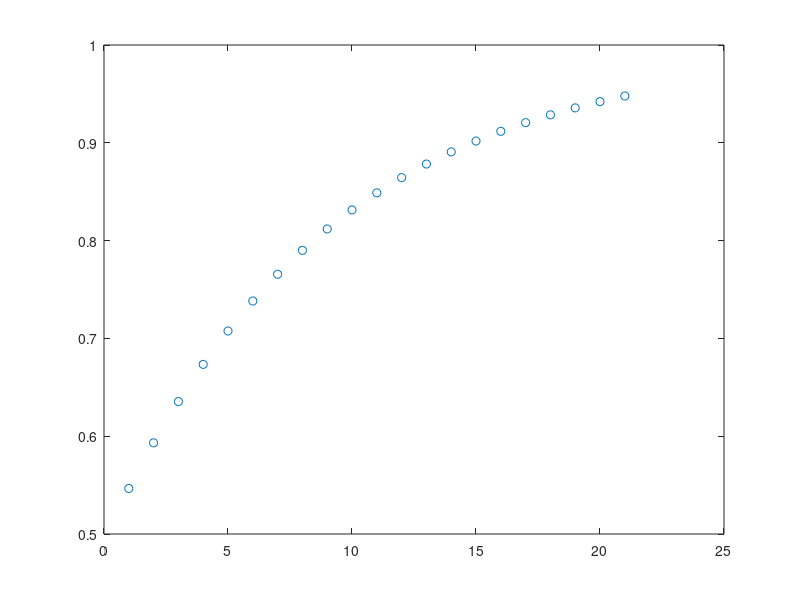
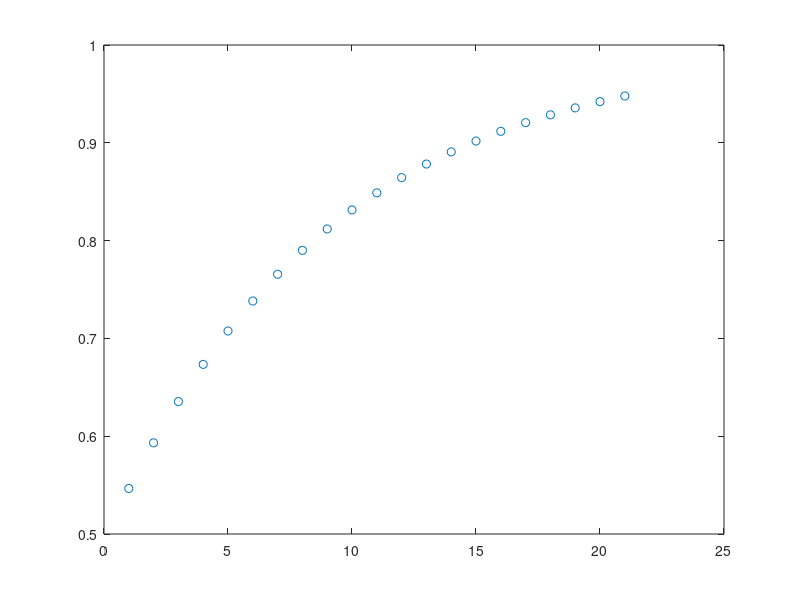

Source code (MATLAB) for these figures, in order:
% Multivariate stochastic variables
close; clear; clc;

A = [.11 .09 .07 .01;
    .07 .12 .12 .02;
    .02 .05 .17 .05;
    .00 .02 .04 .02
    .00 .00 .01 .01];

sum(sum(A));

xexp = @(x, L) 1 - exp(-L*x);
yexp = @(y, L) 1 - exp(-L*y);

% cumilative distribution function, x ∈ Exp(L)
x = (1:.1:3);
x = xexp(x, 1);
% figure(1); plot(x)

% cumilative distribution function, y ∈ Exp(L)
y = (1:.1:3);
y = yexp(y, 2);
% figure(2); plot(y)

A = zeros(length(x), length(y));

for j = 1:1:length(x)
    for k  = 1:1:length(y)
        A(j, k) = x(j)*y(k);
    end
end

mesh(A);

v = diag(A);
plot(v, 'o')

zexp = @(z) 1 - exp(-1.*z) - exp(-2.*z) + exp(-3.*z);
w = zexp((1:.1:3))';
figure(5); plot(w, 'o')

% v == w    % check equality of my two vectors.
